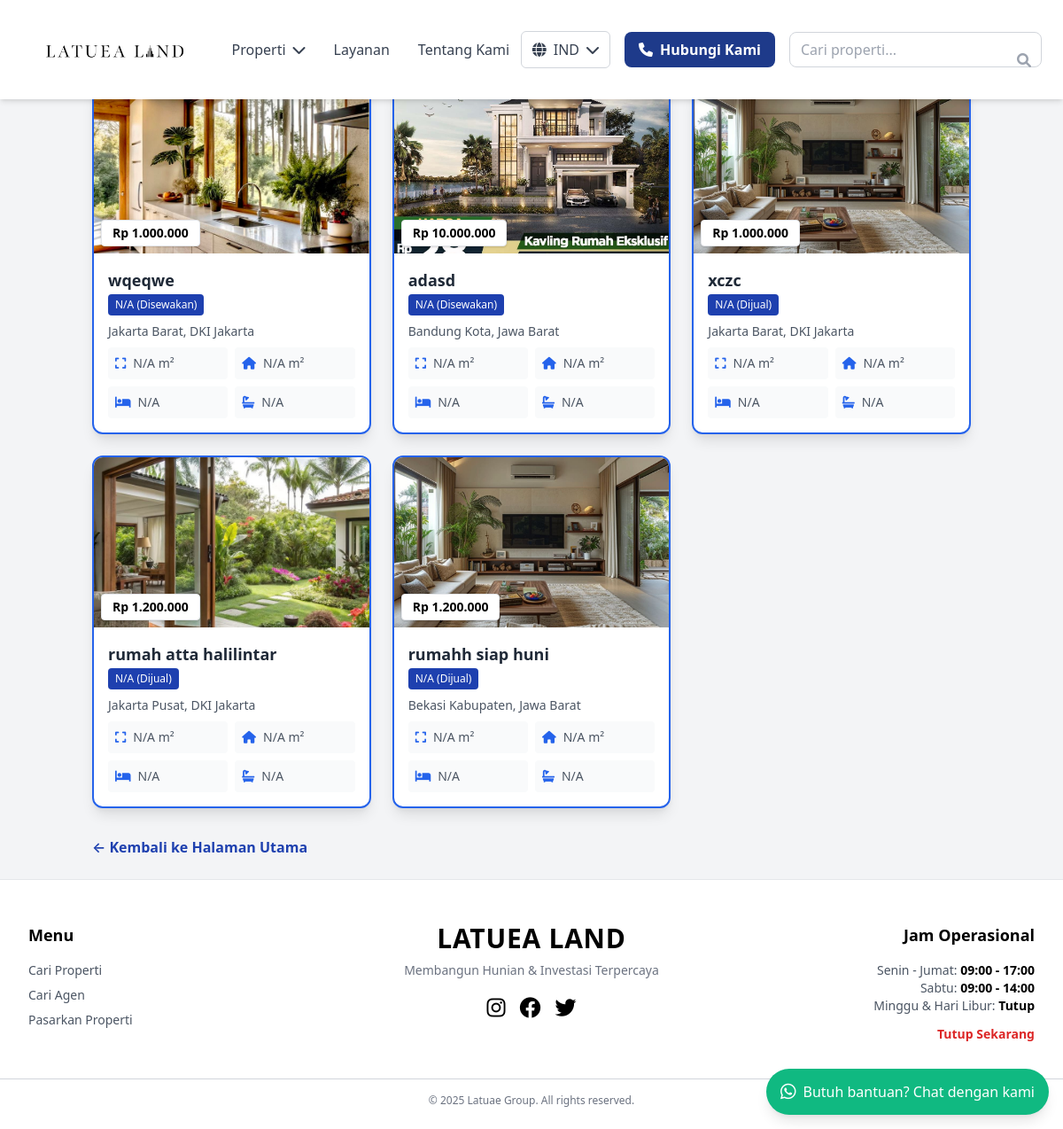
Before: /pages/search_results.php with the older database file.
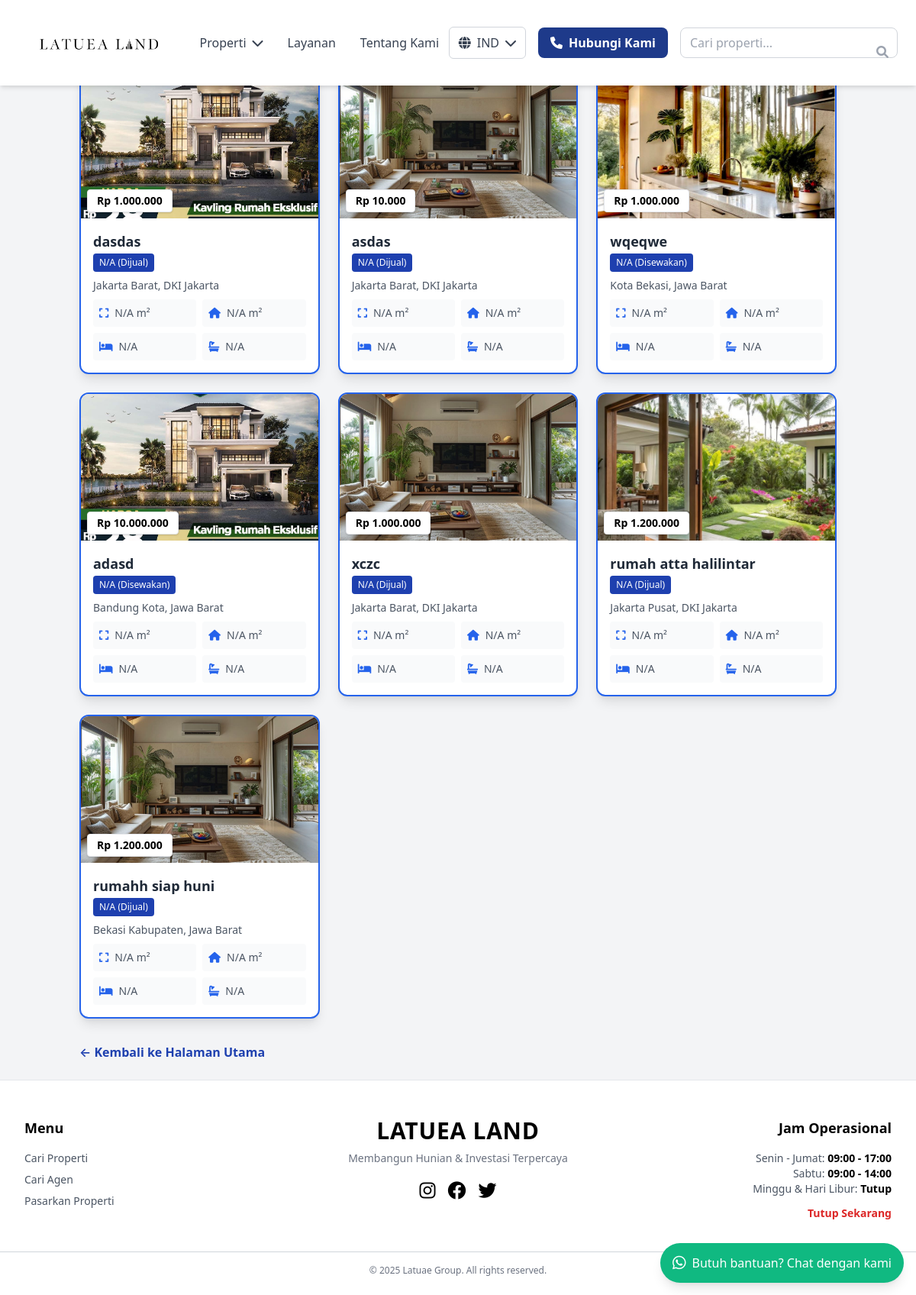
After: the same page with the newer database file.
### tables this page shows
CREATE TABLE `properties` (
  `id` int(11) NOT NULL,
  `id_properti` varchar(50) DEFAULT NULL,
  `title` varchar(100) NOT NULL,
  `description` text NOT NULL,
  `price` decimal(10,2) NOT NULL,
  `province` varchar(100) DEFAULT NULL,
  `regency` varchar(100) DEFAULT NULL,
  `district_or_area` varchar(100) DEFAULT NULL,
  `image` varchar(255) DEFAULT NULL,
  `created_at` timestamp NOT NULL DEFAULT current_timestamp(),
  `property_type` enum('for_sale','for_rent') NOT NULL DEFAULT 'for_sale',
  `property_kind` varchar(50) DEFAULT NULL,
  `tipe_properti` varchar(50) DEFAULT NULL,
  `luas_tanah` varchar(50) DEFAULT NULL,
  `luas_bangunan` varchar(50) DEFAULT NULL,
  `arah_bangunan` varchar(50) DEFAULT NULL,
  `jenis_bangunan` varchar(50) DEFAULT NULL,
  `jumlah_lantai` varchar(50) DEFAULT NULL,
  `kamar_tidur` varchar(50) DEFAULT NULL,
  `kamar_pembantu` varchar(50) DEFAULT NULL,
  `kamar_mandi` varchar(50) DEFAULT NULL,
  `daya_listrik` varchar(50) DEFAULT NULL,
  `saluran_air` varchar(50) DEFAULT NULL,
  `jalur_telepon` varchar(50) DEFAULT NULL,
  `interior` varchar(50) DEFAULT NULL,
  `garasi_parkir` varchar(50) DEFAULT NULL,
  `sertifikat` varchar(50) DEFAULT NULL,
  `view_count` int(11) DEFAULT 0,
  `agent_id` int(11) DEFAULT NULL,
  `facilities` text DEFAULT NULL,
  `is_featured` tinyint(1) DEFAULT 0
);

### pages/search_results.php (the view, shortened to what the changed rows need)
<?php
require __DIR__ . '/../includes/db_connect.php';
require __DIR__ . '/../includes/header.php';
$sql = "
    SELECT
        p.id,
        p.title,
        p.description,
        p.price,
        p.property_type,
        p.tipe_properti,
        p.id_properti,
        p.province,
        p.regency,
        p.district_or_area,
        p.luas_tanah,
        p.luas_bangunan,
        p.kamar_tidur,
        p.kamar_mandi,
        pi.image_path AS main_image_path
    FROM
        properties p
    LEFT JOIN
        (SELECT property_id, MIN(id) AS min_img_id FROM property_images GROUP BY property_id) AS min_images
    ON
        p.id = min_images.property_id
    LEFT JOIN
        property_images pi
    ON
        min_images.min_img_id = pi.id
    WHERE 1=1
";
$params = [];
$sql .= " ORDER BY p.created_at DESC";
try {
    $stmt = $pdo->prepare($sql);
    $stmt->execute($params);
    $results = $stmt->fetchAll(PDO::FETCH_ASSOC);
} catch (PDOException $e) {
    error_log("Error fetching properties: " . $e->getMessage());
    echo "<div class='container mx-auto px-4 py-6'><p class='text-red-600'>Terjadi kesalahan saat mengambil data properti.</p></div>";
    require __DIR__ . '/../includes/footer.php';
    exit;
}
?>
<!DOCTYPE html>
<html lang="id">
<head>
    <link rel="stylesheet" href="https://cdnjs.cloudflare.com/ajax/libs/font-awesome/6.0.0-beta3/css/all.min.css">
    <link href="https://cdn.jsdelivr.net/npm/tailwindcss@2.2.19/dist/tailwind.min.css" rel="stylesheet">
</head>
<body class="font-lato bg-gray-100 text-gray-800">
    <div class="container mx-auto px-4 py-6">
        <h1 class="text-2xl md:text-3xl font-bold text-blue-800 text-center mb-8">Hasil Pencarian Properti</h1>
        <div class="grid grid-cols-1 sm:grid-cols-2 lg:grid-cols-3 gap-6 mb-8">
            <?php if (empty($results)): ?>
                <p class="col-span-full text-center text-gray-600 py-10">Tidak ada properti yang ditemukan dengan kriteria tersebut. Coba kriteria lain.</p>
            <?php else: ?>
                <?php foreach ($results as $property): ?>
                    <a href="pages/detail_property.php?id=<?= htmlspecialchars($property['id']) ?>" class="block">
                        <div class="bg-white border-2 border-blue-600 rounded-xl shadow-lg overflow-hidden transform hover:-translate-y-1 hover:shadow-xl transition">
                            <div class="relative w-full h-48">
                                <img src="../Uploads/properties/<?= htmlspecialchars($property['main_image_path'] ?? 'default.jpg') ?>" alt="<?= htmlspecialchars($property['title']) ?>" class="w-full h-full object-cover hover:scale-105 transition-transform">
                                <div class="absolute bottom-2 left-2 bg-white text-black px-3 py-1 rounded text-sm font-bold border border-gray-200 shadow">
                                    Rp <?= number_format($property['price'], 0, ',', '.') ?>
                                </div>
                            </div>
                            <div class="p-4">
                                <h3 class="text-lg font-semibold text-gray-800 truncate"><?= htmlspecialchars($property['title']) ?></h3>
                                <span class="inline-block bg-blue-800 text-white text-xs px-2 py-1 rounded mb-2">
                                    <?= htmlspecialchars($property['tipe_properti'] ?? 'N/A') ?> (<?= htmlspecialchars($property['property_type'] == 'for_sale' ? 'Dijual' : 'Disewakan') ?>)
                                </span>
                                <p class="text-sm text-gray-600 mb-2 line-clamp-2">
                                    <?= htmlspecialchars($property['district_or_area'] ? $property['district_or_area'] . ', ' : '') . htmlspecialchars($property['regency'] . ', ' . $property['province']) ?>
                                </p>
                                <div class="grid grid-cols-2 gap-2">
                                    <div class="flex items-center gap-2 text-sm text-gray-600 bg-gray-50 p-2 rounded">
                                        <i class="fa-solid fa-expand text-blue-600"></i>
                                        <span><?= htmlspecialchars($property['luas_tanah'] ?? 'N/A') ?> m²</span>
                                    </div>
                                    <div class="flex items-center gap-2 text-sm text-gray-600 bg-gray-50 p-2 rounded">
                                        <i class="fa-solid fa-house text-blue-600"></i>
                                        <span><?= htmlspecialchars($property['luas_bangunan'] ?? 'N/A') ?> m²</span>
                                    </div>
                                    <div class="flex items-center gap-2 text-sm text-gray-600 bg-gray-50 p-2 rounded">
                                        <i class="fa-solid fa-bed text-blue-600"></i>
                                        <span><?= htmlspecialchars($property['kamar_tidur'] ?? 'N/A') ?></span>
                                    </div>
                                    <div class="flex items-center gap-2 text-sm text-gray-600 bg-gray-50 p-2 rounded">
                                        <i class="fa-solid fa-bath text-blue-600"></i>
                                        <span><?= htmlspecialchars($property['kamar_mandi'] ?? 'N/A') ?></span>
                                    </div>
                                </div>
                            </div>
                        </div>
                    </a>
                <?php endforeach; ?>
            <?php endif; ?>
        </div>
    </div>
    <?php require __DIR__ . '/../includes/footer.php'; ?>
</body>
</html>

Changed rows visible on the page:
added properties: price "1.000.000", title "dasdas", tipe_properti "N/A", property_type "Dijual", regency+province "Jakarta Barat, DKI Jakarta", luas_tanah "N/A", luas_bangunan "N/A", kamar_tidur "N/A", kamar_mandi "N/A"
added properties: price "10.000", title "asdas", tipe_properti "N/A", property_type "Dijual", regency+province "Jakarta Barat, DKI Jakarta", luas_tanah "N/A", luas_bangunan "N/A", kamar_tidur "N/A", kamar_mandi "N/A"
changed properties "wqeqwe": regency+province "Jakarta Barat, DKI Jakarta" → "Kota Bekasi, Jawa Barat"
